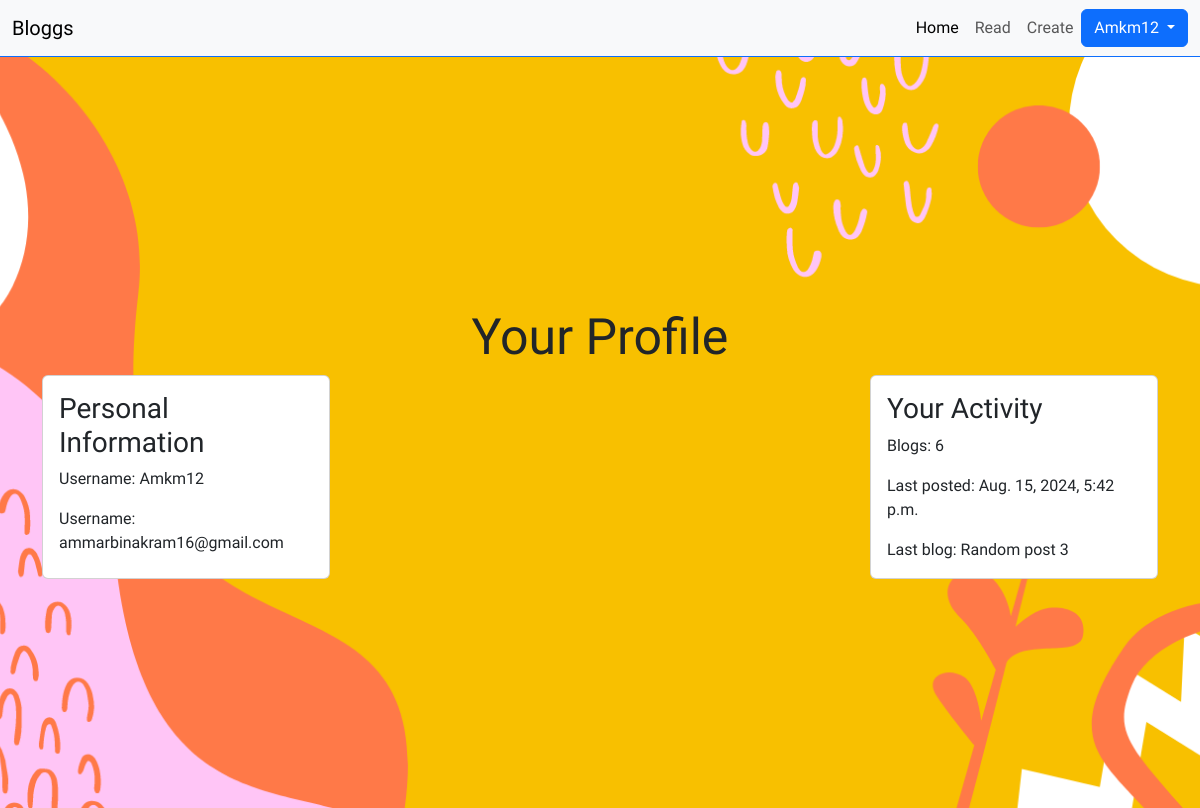
Screenshot of /blogs/profile/1/ with the database file from the repository.
### blogs/models.py (models this page shows, shortened)
class User(AbstractUser):
    firstname = models.CharField(max_length=100, blank=True)
    lastname = models.CharField(max_length=100, blank=True)
    created_at = models.DateField()

class Blog(models.Model):
    title = models.CharField(max_length=200)
    content = models.TextField()
    created_at = models.DateTimeField()
    user = models.ForeignKey(User, on_delete=models.CASCADE)

### blogs/views.py (the view)
# urls.py: path('profile/<int:user_id>/', views.view_profile, name='profile'),
def view_profile(request, user_id):
    user = User.objects.get(pk=user_id)
    blogs = Blog.objects.filter(user=user_id)
    likes = Likes.objects.filter(user_id=user_id, blog__in=blogs)
    total_likes = likes.count()
    latest_blog = blogs[0]
    for blog in blogs:
        if blog.created_at > latest_blog.created_at:
            latest_blog = blog
    context = {'user': user, 'blogs': blogs, 'latest_blog': latest_blog, 'total_likes': total_likes}
    return render(request, 'blogs/profile.html', context)

### Blog/templates/blogs/profile.html (shortened to what this page needs)
{% extends '../base.html' %}
{% load static %}
{% block content %}
<div class="main-profile container-fluid d-flex flex-column justify-content-center align-items-center mt-5">
    <h1 class="main-h1">Your Profile</h1>
    <div class="container d-flex flex-row justify-content-between">
        <div class="card" style="width: 18rem;">
            <div class="card-body">
              <h3 class="card-title">Personal Information</h3>
              <p class="card-text">Username: {{user.username}}</p>
              <p class="card-text">Username: {{user.email}}</p>
            </div>
        </div>
        <div class="card" style="width: 18rem;">
            <div class="card-body">
              <h3 class="card-title">Your Activity</h3>
              <p class="card-text">Blogs: {{ blogs|length }}</p>
              <p class="card-text">Last posted: {{ latest_blog.created_at }}</p>
              <p class="card-text">Last blog: {{ latest_blog.title }}</p>
            </div>
        </div>
    </div>
</div>
{% endblock %}

### Blog/templates/base.html (shortened to what this page needs)
{% load static %}
<!DOCTYPE html>
<html lang="en">
<head>
    <link rel="stylesheet" href="{% static 'blogs/style.css' %}">
    {% load bootstrap5 %}
    {% bootstrap_css %}
</head>
<body style="font-family: Bricolage Grotesque">
    <nav class="navbar navbar-expand-lg bg-body-light bg-light fixed-top">
        <div class="container-fluid d-flex flex-row justify-content-around">
            <div>
                <a class="navbar-brand" href="{% url 'landing' %}">Bloggs</a>
            </div>
            {% if user.is_authenticated %}
                <div class="collapse navbar-collapse d-flex flex-row justify-content-end" id="navbarNav">
                    <ul class="navbar-nav">
                        <li class="nav-item">
                            <a class="nav-link active" aria-current="page" href="{% url 'home' %}">Home</a>
                        </li>
                        <li class="nav-item">
                            <a class="nav-link" href="{% url 'home' %}">Read</a>
                        </li>
                        <li class="nav-item">
                            <a class="nav-link" href="{% url 'create' user_id=user.id %}">Create</a>
                        </li>
                        <li class="nav-item d-flex align-items-center">
                            <div class="dropdown">
                                <button class="btn btn-primary dropdown-toggle" type="button" id="dropdownMenuButton" data-toggle="dropdown" aria-haspopup="true" aria-expanded="false">
                                  {{ user.username }}
                                </button>
                            </div>
                        </li>
                    </ul>
                </div>
            {% endif %}
        </div>
    </nav>
    {% block content %}
    {% endblock %}
</body>
</html>

### blogs/static/blogs/style.css (style rules this page uses)
.navbar { border-bottom: 1px solid #0d6efd; }
.main-h1 { font-size: 50px; margin-top: 30px; }
.main-profile { background: url('./images/background.png') center center; background-repeat: repeat; background-size: cover; height: 95vh; }

### rows the page displays
User: username "Amkm12", email "ammarbinakram16@gmail.com"
Blog: created_at "Aug. 15, 2024, 5:42 p.m.", title "Random post 3"

### other values shown
{{ blogs|length }} "6"
